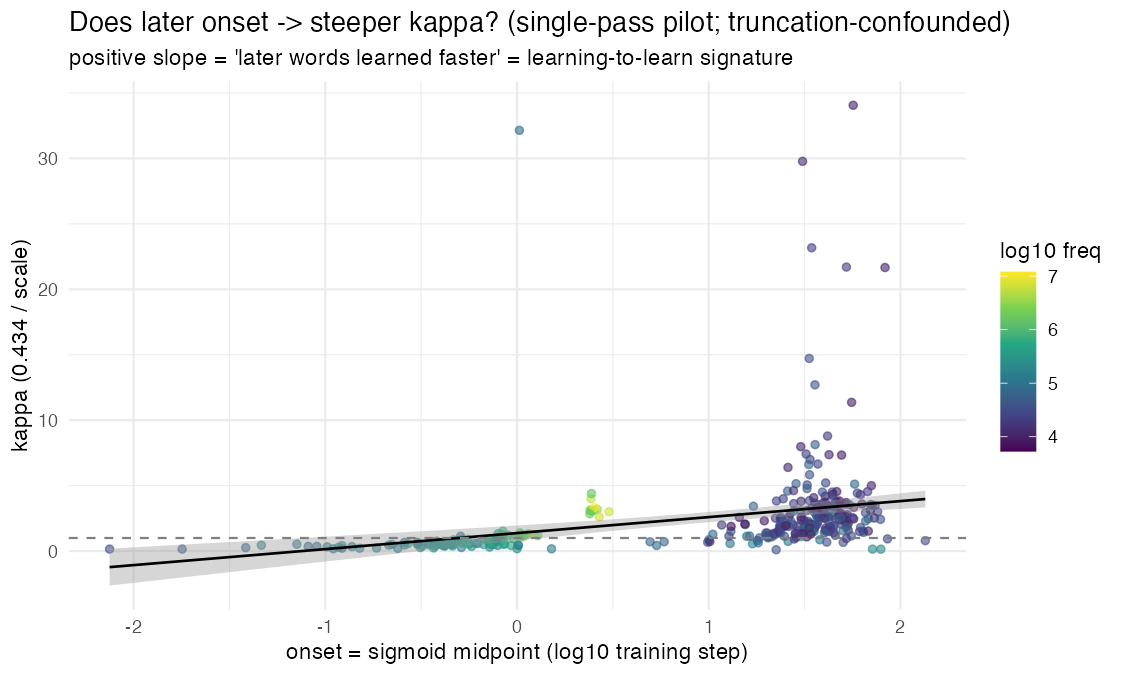

Generate this figure with R:
## Flavor-(ii) test: does a word's ONSET (acquisition step) predict its kappa
## (steepness)?  Positive onset->kappa, controlling frequency = "later words
## learned faster" = learning-to-learn signature.
## CAVEAT: single-pass/undertrained data -> late-onset words are more TRUNCATED
## (transition near the end, lower asymptote unobserved) which can upward-bias
## their kappa and manufacture a spurious positive slope. Read accordingly; the
## clean test is a converged late-held-out-lexicon run.
suppressPackageStartupMessages({library(dplyr); library(readr); library(ggplot2)})

d <- read_csv("/tmp/ar_pilot/trajectory_singlepass.csv", show_col_types = FALSE) |>
  mutate(step = as.integer(step), mean_nll = as.numeric(mean_nll), l10 = log10(step))

fp <- function(x, y) tryCatch({
  f <- nls(y ~ lo + (up - lo) / (1 + exp((x - mid) / sc)),
           start = list(up = max(y), lo = min(y), mid = mean(x), sc = 0.5),
           lower = c(up = min(y)-5, lo = min(y)-5, mid = min(x)-3, sc = 1e-3),
           upper = c(up = max(y)+5, lo = max(y)+5, mid = max(x)+3, sc = 50),
           algorithm = "port", control = nls.control(maxiter = 200, warnOnly = TRUE))
  co <- coef(f); c(sc = unname(co["sc"]), mid = unname(co["mid"]), rng = unname(co["up"] - co["lo"]))
}, error = function(e) c(sc = NA, mid = NA, rng = NA))

res <- d |> group_by(word) |> filter(n() >= 6) |>
  group_modify(~{ p <- fp(.x$l10, .x$mean_nll); tibble(sc = p["sc"], mid = p["mid"], rng = p["rng"]) }) |>
  ungroup() |> mutate(kappa = 0.434 / sc)

fr <- read_csv("/tmp/ar_pilot/freq.csv", show_col_types = FALSE) |> mutate(logfreq = log10(count))
m <- res |> inner_join(fr, by = "word") |>
  filter(is.finite(kappa), sc > 0.01, sc < 10, rng > 1, count > 0)

cat("n words:", nrow(m), " | onset(log10 step) range:", round(range(m$mid), 2), "\n\n")
cat("cor(kappa, onset)      :", round(cor(m$kappa, m$mid), 3), "\n")
cat("cor(onset, logfreq)    :", round(cor(m$mid, m$logfreq), 3), "  (freq drives onset earlier)\n")
cat("cor(kappa, logfreq)    :", round(cor(m$kappa, m$logfreq), 3), "\n")
r_ko <- cor(resid(lm(kappa ~ logfreq, m)), resid(lm(mid ~ logfreq, m)))
cat("partial cor(kappa,onset | logfreq):", round(r_ko, 3), "  <- learning-to-learn test\n\n")
cat("== kappa ~ onset + logfreq ==\n"); print(round(summary(lm(kappa ~ mid + logfreq, m))$coef, 4))

g <- ggplot(m, aes(mid, kappa, color = logfreq)) +
  geom_point(alpha = .6) + geom_smooth(method = "lm", se = TRUE, color = "black", linewidth = .6) +
  geom_hline(yintercept = 1, linetype = "dashed", colour = "grey50") +
  scale_color_viridis_c(name = "log10 freq") +
  labs(title = "Does later onset -> steeper kappa? (single-pass pilot; truncation-confounded)",
       subtitle = "positive slope = 'later words learned faster' = learning-to-learn signature",
       x = "onset = sigmoid midpoint (log10 training step)", y = "kappa (0.434 / scale)") +
  theme_minimal(base_size = 11)
ggsave("/tmp/ar_pilot/onset_kappa.png", g, width = 7.5, height = 4.5, dpi = 150)
write_csv(m, "/tmp/ar_pilot/onset_kappa_fits.csv")
cat("\nwrote onset_kappa.png + fits\n")
